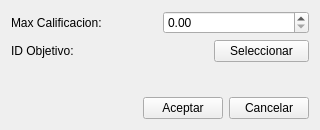
<?xml version="1.0" encoding="UTF-8"?>
<ui version="4.0">
 <class>Form</class>
 <widget class="QWidget" name="Form">
  <property name="geometry">
   <rect>
    <x>0</x>
    <y>0</y>
    <width>320</width>
    <height>130</height>
   </rect>
  </property>
  <property name="minimumSize">
   <size>
    <width>320</width>
    <height>130</height>
   </size>
  </property>
  <property name="windowTitle">
   <string>Form</string>
  </property>
  <layout class="QVBoxLayout" name="verticalLayout">
   <item>
    <layout class="QHBoxLayout" name="horizontalLayout_2">
     <item>
      <widget class="QLabel" name="label">
       <property name="text">
        <string>Max Calificacion:</string>
       </property>
      </widget>
     </item>
     <item>
      <widget class="QDoubleSpinBox" name="cal_num">
       <property name="maximum">
        <double>100.000000000000000</double>
       </property>
       <property name="stepType">
        <enum>QAbstractSpinBox::DefaultStepType</enum>
       </property>
      </widget>
     </item>
    </layout>
   </item>
   <item>
    <layout class="QHBoxLayout" name="horizontalLayout_3">
     <item>
      <widget class="QLabel" name="label_2">
       <property name="text">
        <string>ID Objetivo:</string>
       </property>
      </widget>
     </item>
     <item>
      <widget class="QLabel" name="id_obj_text">
       <property name="text">
        <string/>
       </property>
      </widget>
     </item>
     <item>
      <widget class="QPushButton" name="selec_btn">
       <property name="text">
        <string>Seleccionar</string>
       </property>
      </widget>
     </item>
    </layout>
   </item>
   <item>
    <spacer name="verticalSpacer">
     <property name="orientation">
      <enum>Qt::Vertical</enum>
     </property>
     <property name="sizeHint" stdset="0">
      <size>
       <width>20</width>
       <height>40</height>
      </size>
     </property>
    </spacer>
   </item>
   <item>
    <layout class="QHBoxLayout" name="horizontalLayout">
     <item>
      <spacer name="horizontalSpacer">
       <property name="orientation">
        <enum>Qt::Horizontal</enum>
       </property>
       <property name="sizeHint" stdset="0">
        <size>
         <width>40</width>
         <height>20</height>
        </size>
       </property>
      </spacer>
     </item>
     <item>
      <widget class="QPushButton" name="aceptar_btn">
       <property name="text">
        <string>Aceptar</string>
       </property>
      </widget>
     </item>
     <item>
      <widget class="QPushButton" name="cancelar_btn">
       <property name="text">
        <string>Cancelar</string>
       </property>
      </widget>
     </item>
    </layout>
   </item>
  </layout>
 </widget>
 <resources/>
 <connections/>
</ui>
